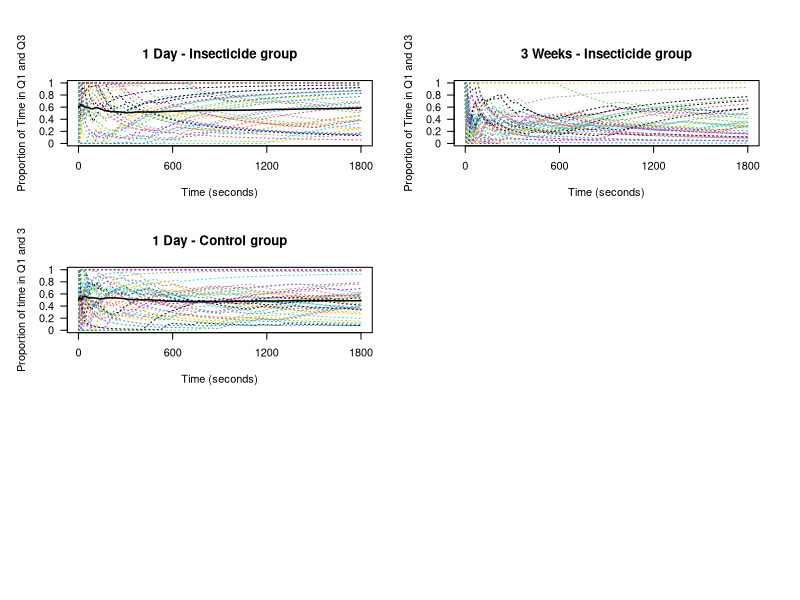

Generate this figure with R: (Note: this script raises an error after producing the figure.)
###Code to createFig2RunningAvg
##create two working directory paths
#One containing the data
#inwd <- paste("/Users/dtracy198/Documents/GitHub/Laboratory/",
 #             "Inesfly_Paint_Bed_Bug_Trial/TABLES_GRAPHS","/Fig2RunningAvg",
  #            sep = "")
#A second for the location the file is saved. (image may be too large for git)
outwd <- ("/Users/jeniferpeterson/Desktop")

inwd <- paste("/Users/jeniferpeterson/Desktop/Laboratory/",
             "Inesfly_Paint_Bed_Bug_Trial/TABLES_GRAPHS","/Fig2RunningAvg",
            sep = "")
#A second for the location 

###FOR OTHERS DEPENDING ON YOUR HOME DIRECTORY SETTINGS
#homeDir <- path.expand('~')
#inwd<-paste(homeDir,"/Laboratory/Inesfly_Paint_Bed_Bug_Trial/TABLES_GRAPHS/Fig2RunningAvg", sep="")
#outwd<-paste(homeDir,"/Laboratory/Inesfly_Paint_Bed_Bug_Trial/TABLES_GRAPHS/Fig2RunningAvg", sep="")

#set the working director to bring in data
setwd(inwd)

##Bring in Data
#running averages of proportion of time quadrant 1 or 3 for all insects
ima.CVR2 <- read.csv("ima_CVR2.csv")
ima.CVR3 <- read.csv("ima_CVR3.csv")
ima.CVR4 <- read.csv("ima_CVR4.csv")

#running group average
ma.CompVidRep2 <- read.csv("ma_CompVidRep2.csv")
ma.control.CompVidRep2 <- read.csv("ma_control_CompVidRep2.csv")
ma.CompVidRep3 <- read.csv("ma_CompVidRep3.csv")
ma.control.CompVidRep3 <- read.csv("ma_control_CompVidRep3.csv")
#NOTE REP 4 is DAY 1 ; REP 1 VIDEOS WERE 
ma.CompVidRep4 <- read.csv("ma_CompVidRep4.csv")
ma.control.CompVidRep4 <- read.csv("ma_control_CompVidRep4.csv")

#######################Plot Individual Running Averages########################
setwd(outwd)

##select file type of output
#pdf("IndRrunning_avg.pdf", height = 9, width = 6)
jpeg("IndRrunning_avg.jpeg", height = 9, width = 6, res = 300,
     units = "in")
#tiff("IndRrunning_avg.tiff", height = 9, width = 6, res = 1081, 
#     units = "in")

#set graphing parameters
par(mfrow = c(3, 2), oma = c(1,1,2,1))

### Plot CompVidRep4 data (1 day)
#create blank plot for exposed insects
plot(x = c(1, 1800), y = c(0, 1), type = "n", xlab = "Time (seconds)",
     ylab = "Proportion of Time in Q1 and Q3", 
     main = "1 Day - Insecticide group", xaxt = 'n', yaxt = 'n')
#create axis
axis( 2, at = c(0:5 / 5), las = 2,
      labels = as.character(c(0:5 / 5)))
axis( 1, at = c(0:3 * 600), labels = as.character(c(0:3 * 600)))
#create filter to select all exposed insects
filter <- which(ima.CVR4[,3] == 1)
#create loop to plot surival lines
for(i in 1:length(filter)){
  lines(x = 1:1800, y = ima.CVR4[filter[i], 3:1802], 
        col = i, lty = 3)
}
#plot the average of the exposed insects
lines(x = 1:1800, y = ma.CompVidRep4[,2], lty = 1, lwd = 1.5, col = 1)

##plot controls
### CompVidRep2 (3 Weeks)
#plot for exposed insects
plot(x = c(1, 1800), y = c(0, 1), type = "n", xlab = "Time (seconds)",
     ylab = "Proportion of Time in Q1 and Q3",
     main = "3 Weeks - Insecticide group", xaxt = 'n', yaxt = 'n')
axis( 2, at = c(0:5 / 5), las = 2,
      labels = as.character(c(0:5 / 5)))
axis( 1, at = c(0:3 * 600), labels = as.character(c(0:3 * 600)))
filter <- which(ima.CVR2[,3] == 1)
for(i in 1:length(filter)){
  lines(x = 1:1800, y = ima.CVR2[filter[i], 3:1802], 
        col = i, lty = 3)
}#(ima.Com#plot new blank plot
plot(x = c(1, 1800), y = c(0, 1), type = "n", xlab = "Time (seconds)",
     ylab = "Proportion of time in Q1 and 3",
     main = "1 Day - Control group", xaxt = 'n', yaxt = 'n')
axis( 2, at = c(0:5 / 5), las = 2,
      labels = as.character(c(0:5 / 5)))
axis( 1, at = c(0:3 * 600), labels = as.character(c(0:3 * 600)))
filter <- which(ima.CVR4[,3] == 0)
for(i in 1:length(filter)){
  lines(x = 1:1800, y = ima.CVR4[filter[i], 3:1802], col = i, lty = 3)
}
lines(x = 1:1800, y = ma.control.CompVidRep4[,2], lty = 1, lwd = 1.5, col = 1)

pVidRep2[filter[i],2]+1
lines(x = 1:1800, y = ma.CompVidRep2[,2], lty = 1, lwd = 1.5, col = 1)

#plot for control insects
plot(x = c(1, 1800), y = c(0, 1), type = "n", xlab = "Time (seconds)",
     ylab = "Proportion of time in Q1 and Q3",
     main = "3 Weeks - Control group", xaxt = 'n', yaxt = 'n')
axis( 2, at = c(0:5 / 5), las = 2,
      labels = as.character(c(0:5 / 5)))
axis( 1, at = c(0:3 * 600), labels = as.character(c(0:3 * 600)))
filter <- which(ima.CVR2[,3] == 0)
for(i in 1:length(filter)){
  lines(x = 1:1800, y = ima.CVR2[filter[i], 3:1802], col = i, lty = 3)
}
lines(x = 1:1800, y = ma.control.CompVidRep2[,2], lty = 1, lwd = 1.5, col = 1)

### CompVidRep3 (12 Weeks)
##plot exposed
plot(x = c(1, 1800), y = c(0, 1), type = "n", xlab = "Time (seconds)",
     ylab = "Proportion of Time in Q1 and Q3",
     main = "12 Weeks - Insecticide group", xaxt = 'n', yaxt = 'n')
axis( 2, at = c(0:5 / 5), las = 2,
      labels = as.character(c(0:5 / 5)))
axis( 1, at = c(0:3 * 600), labels = as.character(c(0:3 * 600)))
filter <- which(ima.CVR3[,3] == 1)
for(i in 1:length(filter)){
  lines(x = 1:1800, y = ima.CVR3[filter[i], 3:1802], 
        col = i, lty = 3)
}#(ima.CompVidRep2[filter[i],2]+1)
lines(x = 1:1800, y = ma.CompVidRep3[,2], lty = 1, lwd = 1.5, col = 1)

##plot control
plot(x = c(1, 1800), y = c(0, 1), type = "n", xlab = "Time (seconds)",
     ylab = "Proportion of time in Q1 and Q3",
     main = "12 Weeks - Control group", xaxt = 'n', yaxt = 'n')
axis( 2, at = c(0:5 / 5), las = 2,
      labels = as.character(c(0:5 / 5)))
axis( 1, at = c(0:3 * 600), labels = as.character(c(0:3 * 600)))
filter <- which(ima.CVR3[,3] == 0)
for(i in 1:length(filter)){
  lines(x = 1:1800, y = ima.CVR3[filter[i], 3:1802], col = i, lty = 3)
}
lines(x = 1:1800, y = ma.control.CompVidRep3[,2], lty = 1, lwd = 1.5, col = 1)

##Add title
#mtext("Running Average of Proportion of Time that Individual ", side = 3, 
#      line = 0.3, outer = TRUE, cex = 1.2)
#mtext("Insects Spent on Quadrants 1 and 3", side = 3, 
#      line = -1.2, outer = TRUE, cex = 1.2)
#save file type
dev.off()
